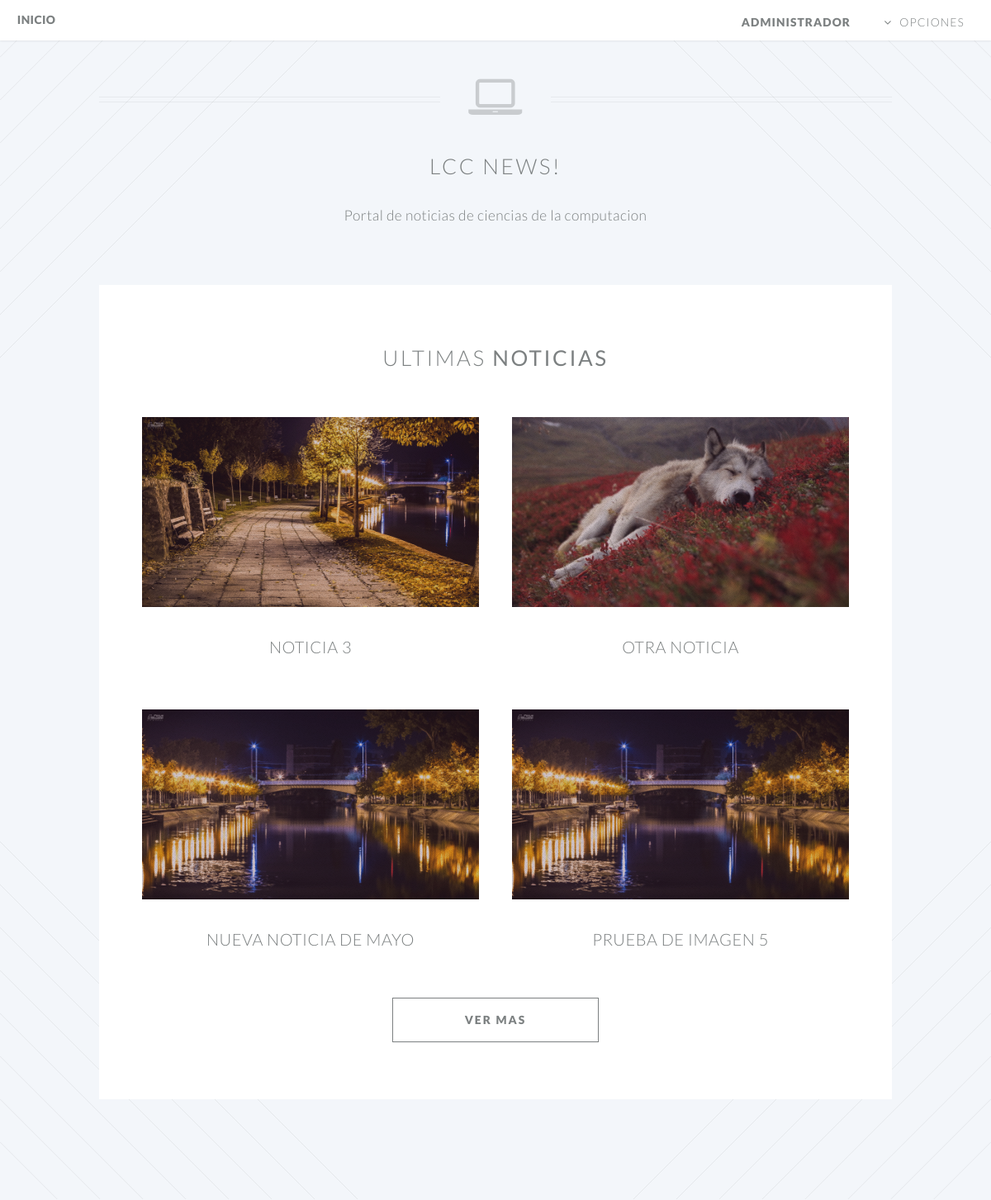
The page /Portal-LCC/Inicio.php (signed in) on the database its author committed.
### tables this page shows
CREATE TABLE `noticias` (
  `id` int(5) NOT NULL,
  `titulo` varchar(100) NOT NULL,
  `cuerpo` text NOT NULL,
  `imagen` varchar(250) NOT NULL
);

### Portal-LCC/Inicio.php (the view, shortened to what this page needs)
<?php
	include('../funcionalidad/conexion.php');
?>
<!DOCTYPE HTML>
<html>
	<head>
		<link rel="stylesheet" href="assets/css/main.css" />
	</head>
	<body class="index">
		<div id="page-wrapper">
				<header id="header" class="al">
					<h1 id="logo"><a href="">Inicio</span></a></h1>
					<nav id="nav">
						<ul>
							<li class="current"><a href="Inicio.php">administrador</a></li>
							<li class="submenu">
								<a href="#">Opciones</a>
							</li>
						</ul>
					</nav>
				</header>
				<article id="main">
					<header class="special container">
						<span class="icon fa-laptop"></span>
						<h2>LCC NEWS!</h2>
						<p> Portal de noticias de ciencias de la computacion</p>
					</header>
						<section class="wrapper style3 container special">
							<header class="major">
								<h2>Ultimas <strong>noticias</strong></h2>
							</header>
							<div class="row">
								<?php
									$noticia = $conexion->query("SELECT id,titulo,imagen FROM noticias ORDER BY id DESC");
									for($x = 0; $x < 4; $x++){
										$result = mysqli_fetch_assoc($noticia);
										$idNum = $result['id'];
										$titulo = $result['titulo'];
									 ?>
									<div class="6u 12u(narrower)">
										<section>
											<a href="Noticia.php?id=<?php echo $idNum ?>" class="image featured"><img src="<?php echo $result['imagen'];?>" alt="" /></a>
											<header>
												<h3><?php echo $titulo ?></h3>
											</header>
										</section>
									</div>
								<?php } ?>
							</div>
							<footer class="major">
								<ul class="buttons">
									<li><a href="ListaNoticias.php" class="button">Ver mas</a></li>
								</ul>
							</footer>
						</section>
				</article>
		</div>
	</body>
</html>

### rows shown on the page
noticias: imagen (picture), titulo "NOTICIA 3"
noticias: imagen (picture), titulo "OTRA NOTICIA"
noticias: imagen (picture), titulo "NUEVA NOTICIA DE MAYO"
noticias: imagen (picture), titulo "PRUEBA DE IMAGEN 5"
